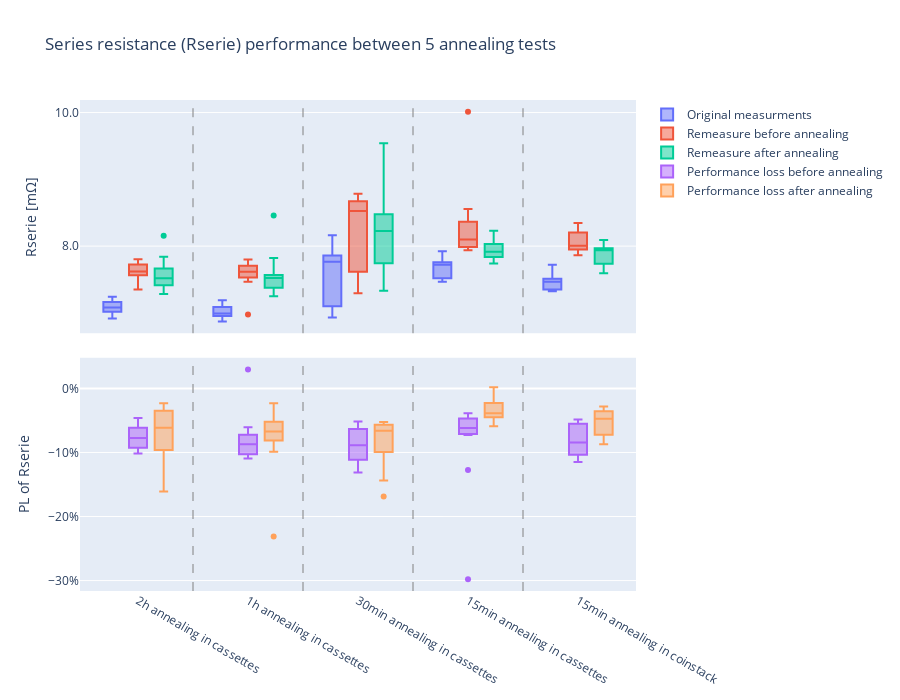

This figure's notebook cell:
### Markdown cell above
The main impact of series resistance is to reduce the fill factor, although excessively high values may also reduce the short-circuit current.
The lower the better.

### Code cell
Annealing_test_wide_Rserie = Annealing_test_wide[Annealing_test_wide['Rserie_PLaA'] > -0.3]
Annealing_test_wide_Rserie = Annealing_test_wide_Rserie[Annealing_test_wide_Rserie['Rserie_PLbA'] > -0.3]

fig_Rserie = make_subplots(rows=2, cols=1,shared_xaxes = True, vertical_spacing=0.05)

fig_Rserie.add_trace(
    go.Box(y=Annealing_test_wide_Rserie['Rserie [mΩ]'], x = Annealing_test_wide_Rserie["Notes"], 
           name = "Original measurments", offsetgroup = "A"),
    row=1, col=1
)

fig_Rserie.add_trace(
    go.Box(y=Annealing_test_wide_Rserie['Rserie [mΩ].1'], x = Annealing_test_wide_Rserie["Notes"], 
           name = "Remeasure before annealing", offsetgroup = "B"),
    row=1, col=1
)

fig_Rserie.add_trace(
    go.Box(y=Annealing_test_wide_Rserie['Rserie [mΩ].2'], x = Annealing_test_wide_Rserie["Notes"], 
           name = "Remeasure after annealing", offsetgroup = "C"),
    row=1, col=1
)

fig_Rserie.add_trace(
    go.Box(y=Annealing_test_wide_Rserie['Rserie_PLbA'], x = Annealing_test_wide_Rserie["Notes"], 
           name = "Performance loss before annealing", offsetgroup = "B"),
    row=2, col=1
)

fig_Rserie.add_trace(
    go.Box(y=Annealing_test_wide_Rserie['Rserie_PLaA'], x = Annealing_test_wide_Rserie["Notes"], 
           name = "Performance loss after annealing", offsetgroup = "C"),
    row=2, col=1
)

vx = 0.5
fig_Rserie.add_vline(x=vx, line_width=1, line_dash="dash", line_color="grey")
fig_Rserie.add_vline(x=vx+1, line_width=1, line_dash="dash", line_color="grey")
fig_Rserie.add_vline(x=vx+2, line_width=1, line_dash="dash", line_color="grey")
fig_Rserie.add_vline(x=vx+3, line_width=1, line_dash="dash", line_color="grey")

fig_Rserie.update_layout(title="Series resistance (Rserie) performance between 5 annealing tests",
                         boxmode='group', height=700, width=900,
                     yaxis=dict(title="Rserie [mΩ]", tick0 = 8, dtick=2.0, tickformat=".1f"),
                     yaxis2=dict(title="PL of Rserie", dtick=0.1,tickformat=".0%")
                    )
fig_Rserie.show()
fig_Rserie.write_image("2.4 Series resistance (Rserie) performance between 5 annealing tests.png", scale=3, width=900, height=600)

### Figure 1 — Plotly figure (JSON) as saved in the notebook; plotly's stock layout.template omitted (floating-point values rounded to 4 significant figures)
{"data": [{"name": "Original measurments", "offsetgroup": "A", "type": "box", "x": ["2h annealing in cassettes", "2h annealing in cassettes", "2h annealing in cassettes", "2h annealing in cassettes", "2h annealing in cassettes", "2h annealing in cassettes", "2h annealing in cassettes", "2h annealing in cassettes", "2h annealing in cassettes", "2h annealing in cassettes", "2h annealing in cassettes", "2h annealing in cassettes", "1h annealing in cassettes ", "1h annealing in cassettes ", "1h annealing in cassettes ", "1h annealing in cassettes ", "1h annealing in cassettes ", "1h annealing in cassettes ", "1h annealing in cassettes ", "1h annealing in cassettes ", "1h annealing in cassettes ", "1h annealing in cassettes ", "1h annealing in cassettes ", "1h annealing in cassettes ", "30min annealing in cassettes", "30min annealing in cassettes", "30min annealing in cassettes", "30min annealing in cassettes", "30min annealing in cassettes", "30min annealing in cassettes", "30min annealing in cassettes", "30min annealing in cassettes", "30min annealing in cassettes", "30min annealing in cassettes", "30min annealing in cassettes", "15min annealing in cassettes", "15min annealing in cassettes", "15min annealing in cassettes", "15min annealing in cassettes", "15min annealing in cassettes", "15min annealing in cassettes", "15min annealing in cassettes", "15min annealing in cassettes", "15min annealing in cassettes", "15min annealing in cassettes", "15min annealing in cassettes", "15min annealing in cassettes", "15min annealing in coinstack", "15min annealing in coinstack", "15min annealing in coinstack", "15min annealing in coinstack", "15min annealing in coinstack", "15min annealing in coinstack", "15min annealing in coinstack", "15min annealing in coinstack", "15min annealing in coinstack", "15min annealing in coinstack", "15min annealing in coinstack"], "xaxis": "x", "y": [7.024, 7.152, 7.006, 7.042, 7.064, 7.117, 7.173, 6.917, 7.224, 7.093, 7.243, 6.974, 6.997, 7.08, 6.951, 7.085, 6.87, 7.119, 7.19, 6.956, 6.983, 6.973, 6.929, 7.088, 6.93, 7.065, 6.993, 7.2, 8.164, 8.06, 7.851, 7.785, 7.766, 7.603, 7.862, 7.731, 7.821, 7.921, 7.508, 7.714, 7.756, 7.759, 7.759, 7.59, 7.47, 7.466, 7.532, 7.602, 7.719, 7.486, 7.441, 7.409, 7.328, 7.325, 7.467, 7.5, 7.517, 7.332], "yaxis": "y"}, {"name": "Remeasure before annealing", "offsetgroup": "B", "type": "box", "x": ["2h annealing in cassettes", "2h annealing in cassettes", "2h annealing in cassettes", "2h annealing in cassettes", "2h annealing in cassettes", "2h annealing in cassettes", "2h annealing in cassettes", "2h annealing in cassettes", "2h annealing in cassettes", "2h annealing in cassettes", "2h annealing in cassettes", "2h annealing in cassettes", "1h annealing in cassettes ", "1h annealing in cassettes ", "1h annealing in cassettes ", "1h annealing in cassettes ", "1h annealing in cassettes ", "1h annealing in cassettes ", "1h annealing in cassettes ", "1h annealing in cassettes ", "1h annealing in cassettes ", "1h annealing in cassettes ", "1h annealing in cassettes ", "1h annealing in cassettes ", "30min annealing in cassettes", "30min annealing in cassettes", "30min annealing in cassettes", "30min annealing in cassettes", "30min annealing in cassettes", "30min annealing in cassettes", "30min annealing in cassettes", "30min annealing in cassettes", "30min annealing in cassettes", "30min annealing in cassettes", "30min annealing in cassettes", "15min annealing in cassettes", "15min annealing in cassettes", "15min annealing in cassettes", "15min annealing in cassettes", "15min annealing in cassettes", "15min annealing in cassettes", "15min annealing in cassettes", "15min annealing in cassettes", "15min annealing in cassettes", "15min annealing in cassettes", "15min annealing in cassettes", "15min annealing in cassettes", "15min annealing in coinstack", "15min annealing in coinstack", "15min annealing in coinstack", "15min annealing in coinstack", "15min annealing in coinstack", "15min annealing in coinstack", "15min annealing in coinstack", "15min annealing in coinstack", "15min annealing in coinstack", "15min annealing in coinstack", "15min annealing in coinstack"], "xaxis": "x", "y": [7.35, 7.529, 7.603, 7.727, 7.6, 7.803, 7.706, 7.619, 7.734, 7.724, 7.623, 7.524, 7.754, 7.8, 7.543, 7.513, 7.466, 7.594, 6.977, 7.667, 7.746, 7.586, 7.643, 7.64, 7.293, 7.596, 7.612, 7.63, 8.585, 8.785, 8.777, 8.696, 8.503, 8.6, 8.527, 8.055, 8.172, 8.407, 7.976, 10.01, 8.32, 8.059, 8.138, 8.557, 7.99, 7.938, 7.986, 8.092, 8.122, 8.345, 8.243, 8.229, 7.947, 7.971, 7.956, 7.865, 7.91, 8.005], "yaxis": "y"}, {"name": "Remeasure after annealing", "offsetgroup": "C", "type": "box", "x": ["2h annealing in cassettes", "2h annealing in cassettes", "2h annealing in cassettes", "2h annealing in cassettes", "2h annealing in cassettes", "2h annealing in cassettes", "2h annealing in cassettes", "2h annealing in cassettes", "2h annealing in cassettes", "2h annealing in cassettes", "2h annealing in cassettes", "2h annealing in cassettes", "1h annealing in cassettes ", "1h annealing in cassettes ", "1h annealing in cassettes ", "1h annealing in cassettes ", "1h annealing in cassettes ", "1h annealing in cassettes ", "1h annealing in cassettes ", "1h annealing in cassettes ", "1h annealing in cassettes ", "1h annealing in cassettes ", "1h annealing in cassettes ", "1h annealing in cassettes ", "30min annealing in cassettes", "30min annealing in cassettes", "30min annealing in cassettes", "30min annealing in cassettes", "30min annealing in cassettes", "30min annealing in cassettes", "30min annealing in cassettes", "30min annealing in cassettes", "30min annealing in cassettes", "30min annealing in cassettes", "30min annealing in cassettes", "15min annealing in cassettes", "15min annealing in cassettes", "15min annealing in cassettes", "15min annealing in cassettes", "15min annealing in cassettes", "15min annealing in cassettes", "15min annealing in cassettes", "15min annealing in cassettes", "15min annealing in cassettes", "15min annealing in cassettes", "15min annealing in cassettes", "15min annealing in cassettes", "15min annealing in coinstack", "15min annealing in coinstack", "15min annealing in coinstack", "15min annealing in coinstack", "15min annealing in coinstack", "15min annealing in coinstack", "15min annealing in coinstack", "15min annealing in coinstack", "15min annealing in coinstack", "15min annealing in coinstack", "15min annealing in coinstack"], "xaxis": "x", "y": [8.154, 7.415, 7.668, 7.646, 7.478, 7.283, 7.412, 7.362, 7.563, 7.842, 7.432, 7.66, 7.3, 7.545, 7.317, 7.25, 8.457, 7.824, 7.559, 7.497, 7.576, 7.453, 7.439, 7.551, 7.331, 7.453, 7.742, 7.748, 9.542, 8.512, 8.37, 8.904, 8.225, 8.176, 8.274, 8.119, 7.992, 8.229, 7.836, 8.071, 7.92, 7.745, 7.94, 7.884, 7.91, 7.738, 7.841, 8.074, 7.938, 7.971, 8.09, 7.964, 7.953, 7.593, 7.73, 7.854, 7.753, 7.669], "yaxis": "y"}, {"name": "Performance loss before annealing", "offsetgroup": "B", "type": "box", "x": ["2h annealing in cassettes", "2h annealing in cassettes", "2h annealing in cassettes", "2h annealing in cassettes", "2h annealing in cassettes", "2h annealing in cassettes", "2h annealing in cassettes", "2h annealing in cassettes", "2h annealing in cassettes", "2h annealing in cassettes", "2h annealing in cassettes", "2h annealing in cassettes", "1h annealing in cassettes ", "1h annealing in cassettes ", "1h annealing in cassettes ", "1h annealing in cassettes ", "1h annealing in cassettes ", "1h annealing in cassettes ", "1h annealing in cassettes ", "1h annealing in cassettes ", "1h annealing in cassettes ", "1h annealing in cassettes ", "1h annealing in cassettes ", "1h annealing in cassettes ", "30min annealing in cassettes", "30min annealing in cassettes", "30min annealing in cassettes", "30min annealing in cassettes", "30min annealing in cassettes", "30min annealing in cassettes", "30min annealing in cassettes", "30min annealing in cassettes", "30min annealing in cassettes", "30min annealing in cassettes", "30min annealing in cassettes", "15min annealing in cassettes", "15min annealing in cassettes", "15min annealing in cassettes", "15min annealing in cassettes", "15min annealing in cassettes", "15min annealing in cassettes", "15min annealing in cassettes", "15min annealing in cassettes", "15min annealing in cassettes", "15min annealing in cassettes", "15min annealing in cassettes", "15min annealing in cassettes", "15min annealing in coinstack", "15min annealing in coinstack", "15min annealing in coinstack", "15min annealing in coinstack", "15min annealing in coinstack", "15min annealing in coinstack", "15min annealing in coinstack", "15min annealing in coinstack", "15min annealing in coinstack", "15min annealing in coinstack", "15min annealing in coinstack"], "xaxis": "x2", "y": [-0.0463, -0.05262, -0.08524, -0.09725, -0.07589, -0.09641, -0.07425, -0.1016, -0.07058, -0.08886, -0.05253, -0.07885, -0.1082, -0.1016, -0.08516, -0.06044, -0.08676, -0.06664, 0.02961, -0.1022, -0.1093, -0.08788, -0.1031, -0.07785, -0.05237, -0.07512, -0.08857, -0.05966, -0.05155, -0.09005, -0.1179, -0.1169, -0.09494, -0.1312, -0.08459, -0.04201, -0.04495, -0.06133, -0.06229, -0.2981, -0.0728, -0.03877, -0.04879, -0.1273, -0.06967, -0.06318, -0.06017, -0.06453, -0.05223, -0.1149, -0.1077, -0.1107, -0.08448, -0.08812, -0.06556, -0.04868, -0.05225, -0.09186], "yaxis": "y2"}, {"name": "Performance loss after annealing", "offsetgroup": "C", "type": "box", "x": ["2h annealing in cassettes", "2h annealing in cassettes", "2h annealing in cassettes", "2h annealing in cassettes", "2h annealing in cassettes", "2h annealing in cassettes", "2h annealing in cassettes", "2h annealing in cassettes", "2h annealing in cassettes", "2h annealing in cassettes", "2h annealing in cassettes", "2h annealing in cassettes", "1h annealing in cassettes ", "1h annealing in cassettes ", "1h annealing in cassettes ", "1h annealing in cassettes ", "1h annealing in cassettes ", "1h annealing in cassettes ", "1h annealing in cassettes ", "1h annealing in cassettes ", "1h annealing in cassettes ", "1h annealing in cassettes ", "1h annealing in cassettes ", "1h annealing in cassettes ", "30min annealing in cassettes", "30min annealing in cassettes", "30min annealing in cassettes", "30min annealing in cassettes", "30min annealing in cassettes", "30min annealing in cassettes", "30min annealing in cassettes", "30min annealing in cassettes", "30min annealing in cassettes", "30min annealing in cassettes", "30min annealing in cassettes", "15min annealing in cassettes", "15min annealing in cassettes", "15min annealing in cassettes", "15min annealing in cassettes", "15min annealing in cassettes", "15min annealing in cassettes", "15min annealing in cassettes", "15min annealing in cassettes", "15min annealing in cassettes", "15min annealing in cassettes", "15min annealing in cassettes", "15min annealing in cassettes", "15min annealing in coinstack", "15min annealing in coinstack", "15min annealing in coinstack", "15min annealing in coinstack", "15min annealing in coinstack", "15min annealing in coinstack", "15min annealing in coinstack", "15min annealing in coinstack", "15min annealing in coinstack", "15min annealing in coinstack", "15min annealing in coinstack"], "xaxis": "x2", "y": [-0.1608, -0.03674, -0.09439, -0.08579, -0.05859, -0.02334, -0.03332, -0.06438, -0.04689, -0.1056, -0.02609, -0.09827, -0.04329, -0.06564, -0.05272, -0.02331, -0.231, -0.09893, -0.05137, -0.07778, -0.08493, -0.06879, -0.07369, -0.0652, -0.05773, -0.05493, -0.1072, -0.07617, -0.1688, -0.05614, -0.06604, -0.1437, -0.05918, -0.07542, -0.05242, -0.05021, -0.0219, -0.0388, -0.04373, -0.04625, -0.02126, 0.001781, -0.02326, -0.03871, -0.05897, -0.03636, -0.04097, -0.06217, -0.02838, -0.06489, -0.08717, -0.0749, -0.08525, -0.03649, -0.03521, -0.04729, -0.0314, -0.04594], "yaxis": "y2"}], "layout": {"boxmode": "group", "height": 700, "shapes": [{"line": {"color": "grey", "dash": "dash", "width": 1}, "type": "line", "x0": 0.5, "x1": 0.5, "xref": "x", "y0": 0, "y1": 1, "yref": "y domain"}, {"line": {"color": "grey", "dash": "dash", "width": 1}, "type": "line", "x0": 0.5, "x1": 0.5, "xref": "x2", "y0": 0, "y1": 1, "yref": "y2 domain"}, {"line": {"color": "grey", "dash": "dash", "width": 1}, "type": "line", "x0": 1.5, "x1": 1.5, "xref": "x", "y0": 0, "y1": 1, "yref": "y domain"}, {"line": {"color": "grey", "dash": "dash", "width": 1}, "type": "line", "x0": 1.5, "x1": 1.5, "xref": "x2", "y0": 0, "y1": 1, "yref": "y2 domain"}, {"line": {"color": "grey", "dash": "dash", "width": 1}, "type": "line", "x0": 2.5, "x1": 2.5, "xref": "x", "y0": 0, "y1": 1, "yref": "y domain"}, {"line": {"color": "grey", "dash": "dash", "width": 1}, "type": "line", "x0": 2.5, "x1": 2.5, "xref": "x2", "y0": 0, "y1": 1, "yref": "y2 domain"}, {"line": {"color": "grey", "dash": "dash", "width": 1}, "type": "line", "x0": 3.5, "x1": 3.5, "xref": "x", "y0": 0, "y1": 1, "yref": "y domain"}, {"line": {"color": "grey", "dash": "dash", "width": 1}, "type": "line", "x0": 3.5, "x1": 3.5, "xref": "x2", "y0": 0, "y1": 1, "yref": "y2 domain"}], "title": {"text": "Series resistance (Rserie) performance between 5 annealing tests"}, "width": 900, "xaxis": {"anchor": "y", "domain": [0, 1], "matches": "x2", "showticklabels": false}, "xaxis2": {"anchor": "y2", "domain": [0, 1]}, "yaxis": {"anchor": "x", "domain": [0.525, 1], "dtick": 2, "tick0": 8, "tickformat": ".1f", "title": {"text": "Rserie [mΩ]"}}, "yaxis2": {"anchor": "x2", "domain": [0, 0.475], "dtick": 0.1, "tickformat": ".0%", "title": {"text": "PL of Rserie"}}}}
